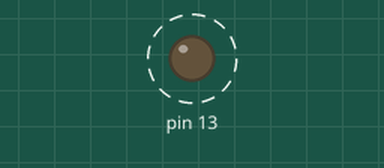
The sketch below on a simulated Arduino Uno, built with avr-gcc and run on an emulated ATmega328P. On the bench: output pins drawn as LEDs (lit = HIGH). Dashed ring = blinking.

Above: at 0.5 s.
Timing chart, 0 to 4.6 s (numbered marks = the images above):
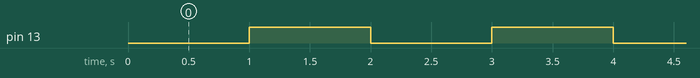

Measured:
- by itself, pin 13: alternates HIGH for 1.0 s and LOW for 1.0 s

The sketch:

ledavr.ino
```cpp
int count;
bool flag;
void setup() {
  TCCR1A = 0x00;
  TCCR1B = 0x0C;
  TCCR1C = 0x00;
  OCR1A = 62500;
  TIMSK1 = 0x02;
  pinMode(13, OUTPUT);
}

SIGNAL(TIMER1_COMPA_vect)
{
    if (flag) {
      digitalWrite(13, 1);
      flag = false;
    }
    else {
      digitalWrite(13, 0);
      flag = true;
    }
}


void loop() {

}
```
